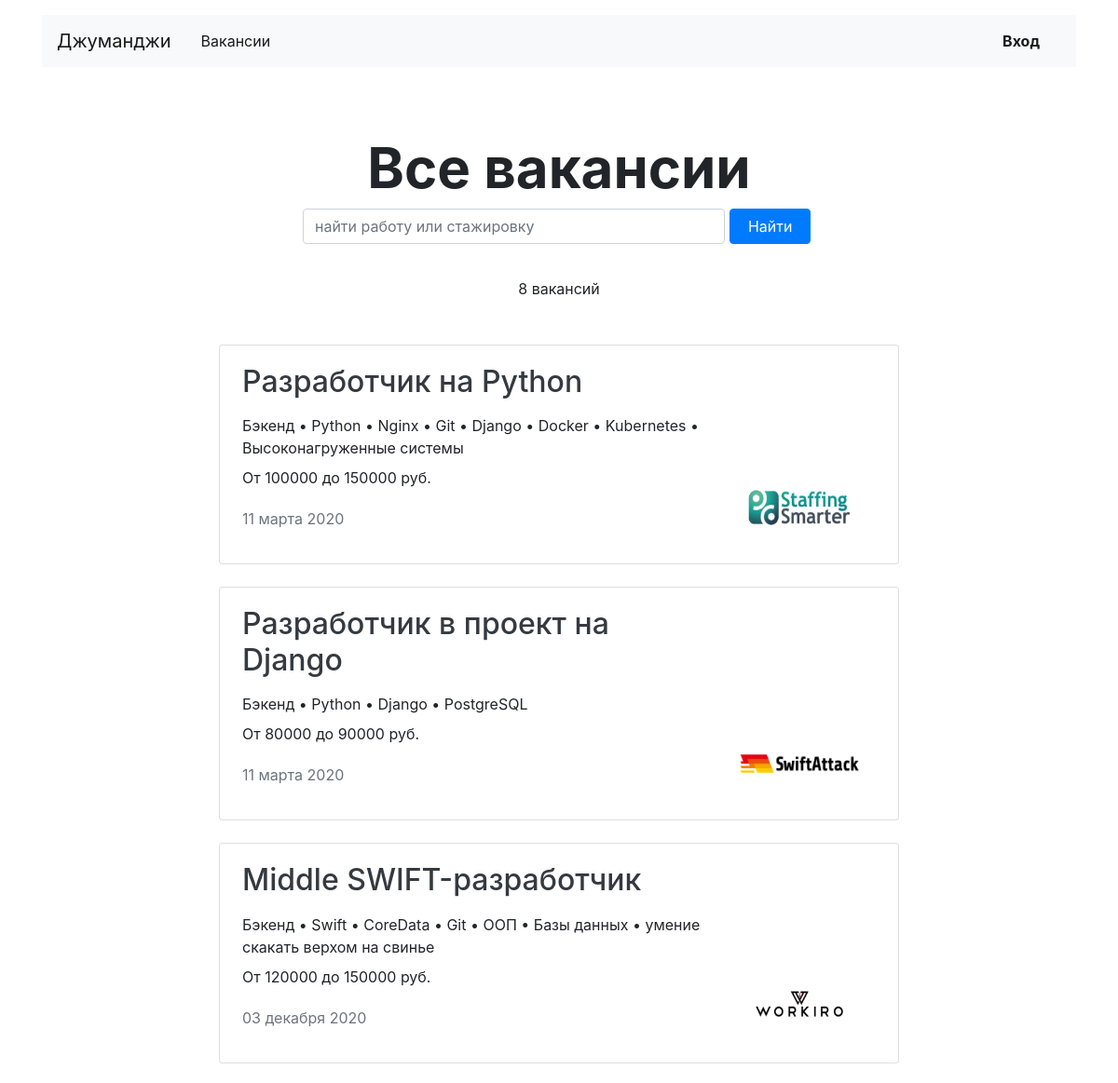
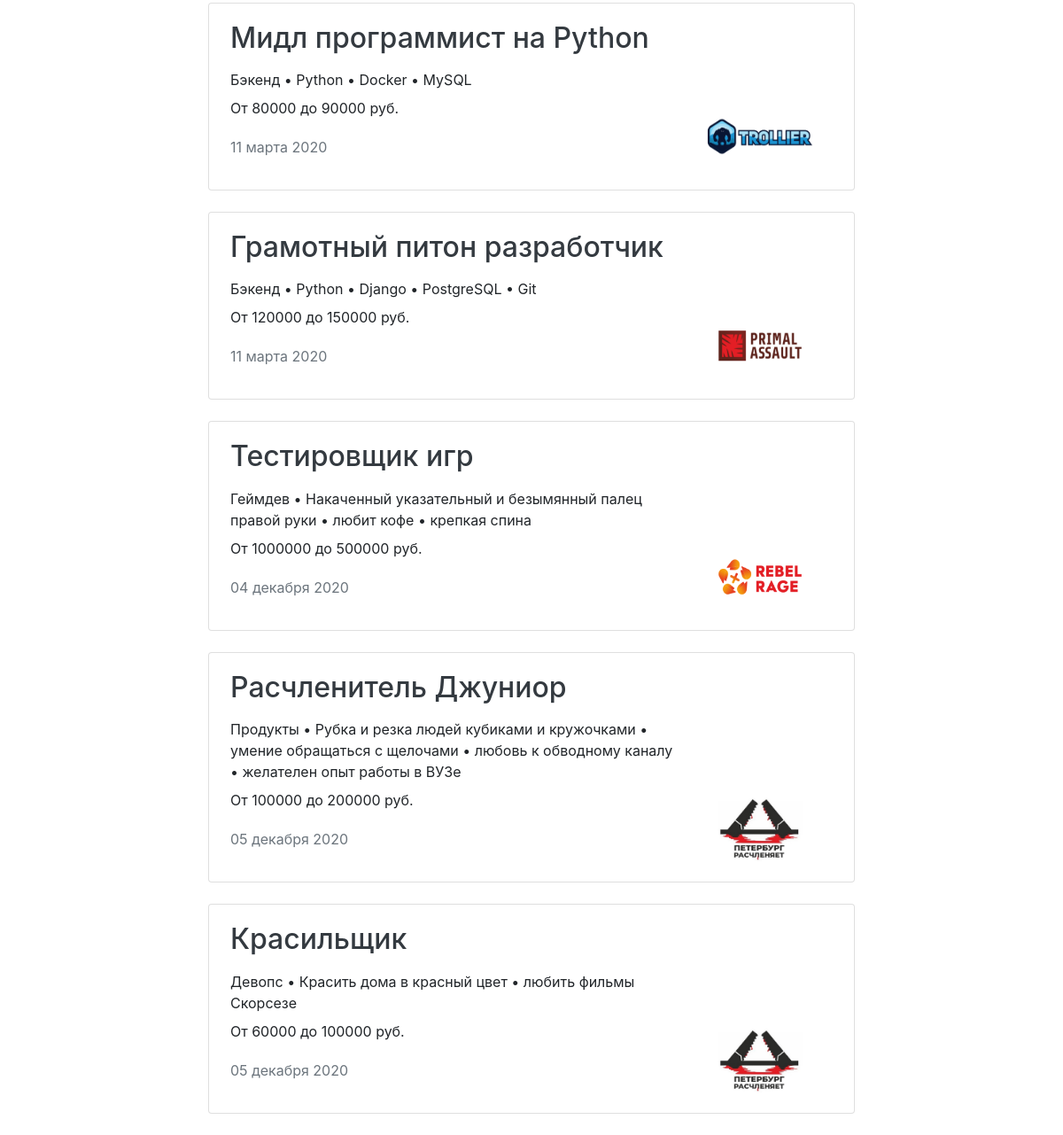
Page /vacancies/ on the committed database (2 pictures, top to bottom).
### vacancies/models.py (models this page shows, shortened)
class Vacancy(models.Model):
    title = models.CharField(max_length=70, verbose_name='Название вакансии')
    specialty = models.ForeignKey(Specialty, on_delete=models.CASCADE,
                                  verbose_name='Специализация', related_name='vacancies')
    company = models.ForeignKey(Company, on_delete=models.CASCADE, related_name='vacancies')
    skills = models.TextField(verbose_name='Навыки')
    description = models.TextField(verbose_name='Описание вакансии')
    salary_min = models.IntegerField(verbose_name='Зарплата от')
    salary_max = models.IntegerField(verbose_name='Зарплата до')
    published_at = models.DateField()

class Specialty(models.Model):
    code = models.CharField(max_length=20)
    title = models.CharField(max_length=70)
    picture = models.ImageField(upload_to=MEDIA_SPECIALITY_IMAGE_DIR, height_field='height_field',
                                width_field='width_field')
    height_field = 80
    width_field = 80

class Company(models.Model):
    name = models.CharField(max_length=70, verbose_name="Название компании")
    location = models.CharField(max_length=70, verbose_name="География")
    logo = models.ImageField(upload_to=MEDIA_COMPANY_IMAGE_DIR, height_field='height_field',
                             width_field='width_field', verbose_name="Логотип")
    height_field = 100
    width_field = 60
    description = models.TextField(verbose_name="Информация о компании")
    employee_count = models.IntegerField(verbose_name="Количество человек в компании")
    owner = models.OneToOneField(User, on_delete=models.CASCADE, related_name='company')

### vacancies/views/public.py (the view)
# urls.py: path('vacancies/', VacanciesAllView.as_view(), name="vacancies_all"),
class VacanciesAllView(View):
    template_name = 'vacancies.html'
    search_form = SearchForm
    def get(self, request):
        all_vacancy = Vacancy.objects.all()
        context = {
            "all_vacancy": all_vacancy,
            'form': self.search_form
        }
        return render(request, self.template_name, context)

### vacancies/context_processors.py (called while the page is built)
def menu(request):
    return {}

### vacancies/templatetags/additional_tags.py (called while the page is built)
@register.filter(name='split')
def slpit_filter(value, arg):
    return value.split(arg)

### vacancies/templates/vacancies.html
{% extends 'base.html' %}
{% block container %}
    <section>
      <h1 class="h1 text-center mx-auto mt-4 pt-5" style="font-size: 60px;"><strong>Все вакансии</strong></h1>
      <div class="row">
        <div class="col-12 col-md-8 col-lg-6 offset-lg-3 offset-md-2" >
          {% load crispy_forms_tags %}
          {% crispy form form.helper %}
        </div>
      </div>
      <p class="text-center pt-1">{{ all_vacancy.count }} вакансий</p>
      <div class="row mt-5">
        {% for vacancy in all_vacancy %}
         {% include 'vacancy_snippet.html' %}
        {% endfor %}
      </div>
    </section>
 {% endblock %}

### vacancies/templates/vacancy_snippet.html
  {% load additional_tags %}
        <div class="col-12 col-lg-8 offset-lg-2 m-auto">
          <div class="card mb-4">
            <div class="card-body px-4">
              <div class="row">
                <div class="col-12 col-md-8 col-lg-9">
                  <h2 class="h2 pb-2"> <a href="{% url 'vacancy' id_vacancy=vacancy.id %}" class="text-dark">{{ vacancy.title}}</a> </h2>
                  <p class="mb-2">{{ vacancy.specialty.title }} • {{ vacancy.skills|split:","|join:" • " }}</p>
                  <p>От {{ vacancy.salary_min }} до {{ vacancy.salary_max }} руб.</p>
                  <p class="text-muted pt-1">{{ vacancy.published_at }}</p>
                </div>
                <div class="col-12 col-md-4 col-lg-3 d-flex align-items-end">
                  <a href="{% url 'company' id_company=vacancy.company.id %}"><img src="{{ vacancy.company.logo.url }}" width="130" height="80" alt=""></a>
                </div>
              </div>
            </div>
          </div>
        </div>

### rows in the picture
Vacancy: title "Разработчик на Python", specialty "Бэкенд", skills|split "Python • Nginx • Git • Django • Docker • Kubernetes • Высоконагруженные системы", salary_min "100000", salary_max "150000", published_at "11 марта 2020", company.logo (picture)
Vacancy: title "Разработчик в проект на Django", specialty "Бэкенд", skills|split "Python • Django • PostgreSQL", salary_min "80000", salary_max "90000", published_at "11 марта 2020", company.logo (picture)
Vacancy: title "Middle SWIFT-разработчик", specialty "Бэкенд", skills|split "Swift • CoreData • Git • ООП • Базы данных • умение скакать верхом на свинье", salary_min "120000", salary_max "150000", published_at "03 декабря 2020", company.logo (picture)
Vacancy: title "Мидл программист на Python", specialty "Бэкенд", skills|split "Python • Docker • MySQL", salary_min "80000", salary_max "90000", published_at "11 марта 2020", company.logo (picture)
Vacancy: title "Грамотный питон разработчик", specialty "Бэкенд", skills|split "Python • Django • PostgreSQL • Git", salary_min "120000", salary_max "150000", published_at "11 марта 2020", company.logo (picture)
Vacancy: title "Тестировщик игр", specialty "Геймдев", skills|split "Накаченный указательный и безымянный палец правой руки • любит кофе • крепкая спина", salary_min "1000000", salary_max "500000", published_at "04 декабря 2020", company.logo (picture)
Vacancy: title "Расчленитель Джуниор", specialty "Продукты", skills|split "Рубка и резка людей кубиками и кружочками • умение обращаться с щелочами • любовь к обводному каналу • желателен опыт работы в ВУЗе", salary_min "100000", salary_max "200000", published_at "05 декабря 2020", company.logo (picture)
Vacancy: title "Красильщик", specialty "Девопс", skills|split "Красить дома в красный цвет • любить фильмы Скорсезе", salary_min "60000", salary_max "100000", published_at "05 декабря 2020", company.logo (picture)

### other values in the picture
{{ all_vacancy.count }} "8"
